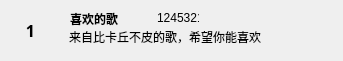
<?xml version="1.0" encoding="UTF-8"?>
<ui version="4.0">
 <class>SearchItem</class>
 <widget class="QWidget" name="SearchItem">
  <property name="geometry">
   <rect>
    <x>0</x>
    <y>0</y>
    <width>343</width>
    <height>61</height>
   </rect>
  </property>
  <property name="windowTitle">
   <string>Form</string>
  </property>
  <widget class="QLabel" name="lab_num">
   <property name="geometry">
    <rect>
     <x>0</x>
     <y>0</y>
     <width>61</width>
     <height>61</height>
    </rect>
   </property>
   <property name="font">
    <font>
     <family>Microsoft JhengHei Light</family>
     <pointsize>12</pointsize>
     <weight>75</weight>
     <bold>true</bold>
    </font>
   </property>
   <property name="text">
    <string>1</string>
   </property>
   <property name="alignment">
    <set>Qt::AlignCenter</set>
   </property>
  </widget>
  <widget class="QLabel" name="lab_name">
   <property name="geometry">
    <rect>
     <x>70</x>
     <y>10</y>
     <width>81</width>
     <height>17</height>
    </rect>
   </property>
   <property name="sizePolicy">
    <sizepolicy hsizetype="Expanding" vsizetype="Expanding">
     <horstretch>0</horstretch>
     <verstretch>0</verstretch>
    </sizepolicy>
   </property>
   <property name="font">
    <font>
     <family>Microsoft YaHei UI</family>
     <weight>75</weight>
     <bold>true</bold>
    </font>
   </property>
   <property name="text">
    <string>喜欢的歌</string>
   </property>
  </widget>
  <widget class="QLabel" name="lab_ranking">
   <property name="geometry">
    <rect>
     <x>157</x>
     <y>10</y>
     <width>42</width>
     <height>16</height>
    </rect>
   </property>
   <property name="text">
    <string>1245321</string>
   </property>
  </widget>
  <widget class="QLabel" name="lab_message">
   <property name="geometry">
    <rect>
     <x>69</x>
     <y>29</y>
     <width>271</width>
     <height>16</height>
    </rect>
   </property>
   <property name="text">
    <string>来自比卡丘不皮的歌，希望你能喜欢</string>
   </property>
  </widget>
 </widget>
 <resources/>
 <connections/>
</ui>
